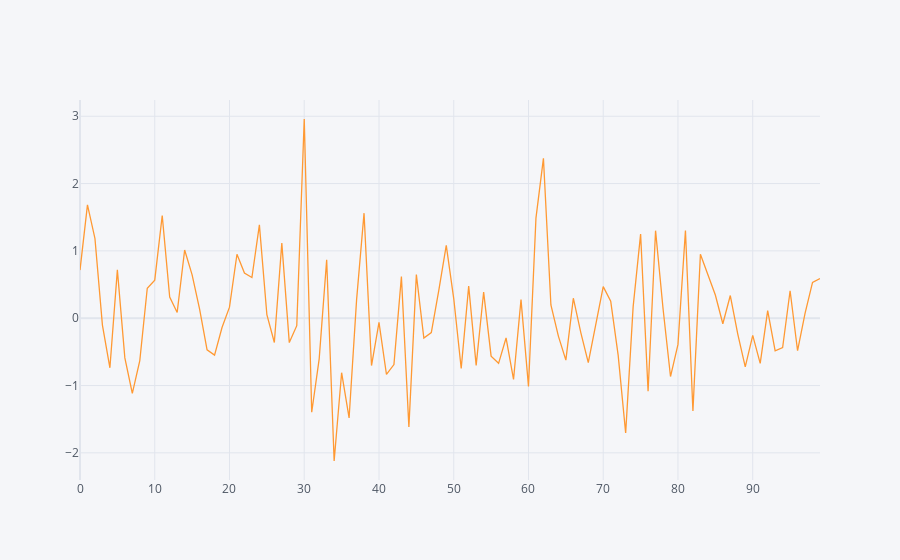

The notebook cell saved with this chart:
### Code cell
df[['A']].iplot()

### Figure 1 — Plotly figure (JSON) as saved in the notebook; plotly's stock layout.template omitted (floating-point values rounded to 4 significant figures)
{"data": [{"line": {"color": "rgba(255, 153, 51, 1.0)", "dash": "solid", "shape": "linear", "width": 1.3}, "mode": "lines", "name": "A", "text": "", "type": "scatter", "x": [0, 1, 2, 3, 4, 5, 6, 7, 8, 9, 10, 11, 12, 13, 14, 15, 16, 17, 18, 19, 20, 21, 22, 23, 24, 25, 26, 27, 28, 29, 30, 31, 32, 33, 34, 35, 36, 37, 38, 39, 40, 41, 42, 43, 44, 45, 46, 47, 48, 49, 50, 51, 52, 53, 54, 55, 56, 57, 58, 59, 60, 61, 62, 63, 64, 65, 66, 67, 68, 69, 70, 71, 72, 73, 74, 75, 76, 77, 78, 79, 80, 81, 82, 83, 84, 85, 86, 87, 88, 89, 90, 91, 92, 93, 94, 95, 96, 97, 98, 99], "y": [0.715, 1.682, 1.184, -0.1022, -0.7366, 0.7181, -0.5893, -1.116, -0.6286, 0.4447, 0.5659, 1.526, 0.3131, 0.08583, 1.013, 0.644, 0.1341, -0.4705, -0.5488, -0.1374, 0.1646, 0.9498, 0.6703, 0.6046, 1.387, 0.05336, -0.3614, 1.115, -0.3622, -0.1115, 2.959, -1.397, -0.6039, 0.8693, -2.121, -0.8094, -1.482, 0.2691, 1.56, -0.7034, -0.06159, -0.8358, -0.6883, 0.6179, -1.616, 0.6473, -0.2943, -0.2135, 0.4119, 1.081, 0.2922, -0.7468, 0.4764, -0.7005, 0.3884, -0.5638, -0.6701, -0.2938, -0.9084, 0.2768, -1.013, 1.487, 2.375, 0.1969, -0.2655, -0.6223, 0.2967, -0.2138, -0.6592, -0.1026, 0.4687, 0.2522, -0.5517, -1.705, 0.1689, 1.25, -1.086, 1.3, 0.1442, -0.8664, -0.389, 1.302, -1.378, 0.9506, 0.6355, 0.3443, -0.08275, 0.3371, -0.2361, -0.7218, -0.2556, -0.6718, 0.113, -0.4836, -0.4365, 0.4082, -0.4828, 0.0728, 0.5315, 0.5889]}], "layout": {"legend": {"bgcolor": "#F5F6F9", "font": {"color": "#4D5663"}}, "paper_bgcolor": "#F5F6F9", "plot_bgcolor": "#F5F6F9", "title": {"font": {"color": "#4D5663"}}, "xaxis": {"gridcolor": "#E1E5ED", "showgrid": true, "tickfont": {"color": "#4D5663"}, "title": {"font": {"color": "#4D5663"}, "text": ""}, "zerolinecolor": "#E1E5ED"}, "yaxis": {"gridcolor": "#E1E5ED", "showgrid": true, "tickfont": {"color": "#4D5663"}, "title": {"font": {"color": "#4D5663"}, "text": ""}, "zerolinecolor": "#E1E5ED"}}}
